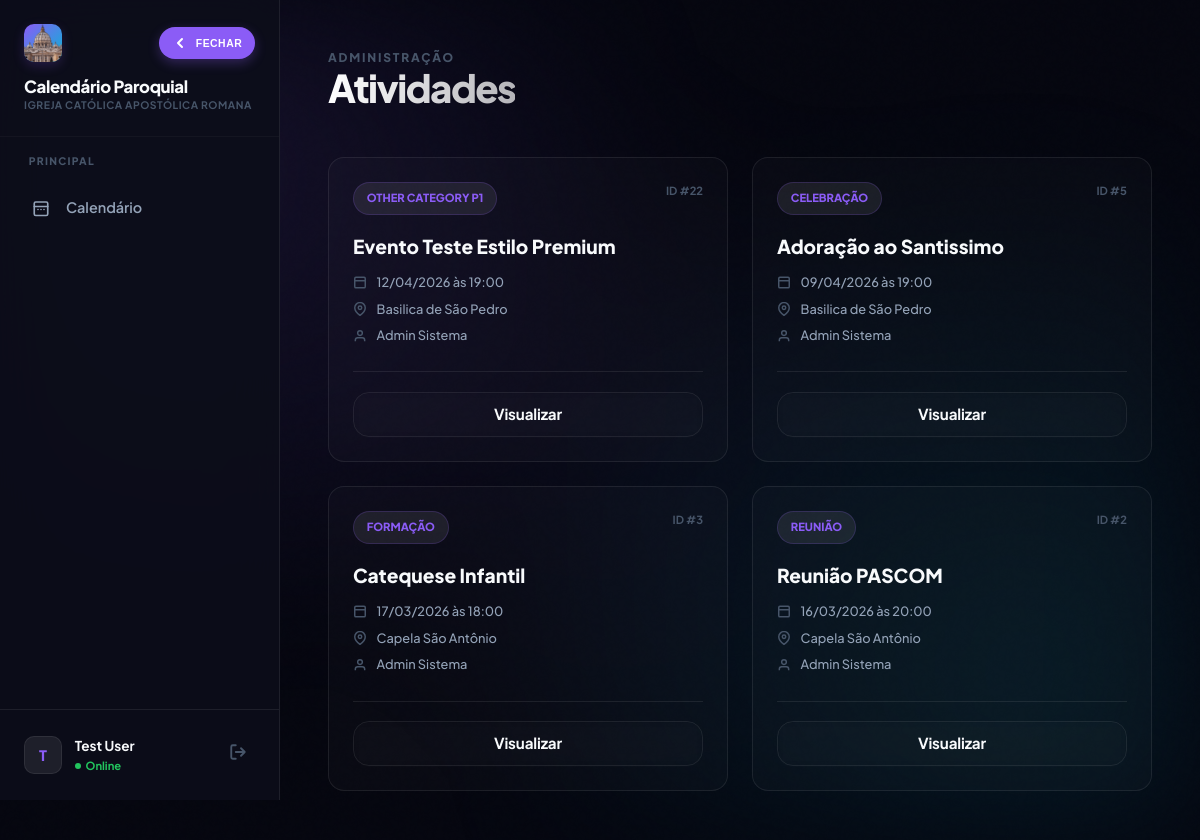
The page /atividades.php (signed in) on the database its author committed.
### tables this page shows
CREATE TABLE `paroquias` (
  `id` int(10) unsigned NOT NULL AUTO_INCREMENT,
  `nome` varchar(255) NOT NULL,
  `cidade` varchar(100) DEFAULT NULL,
  `estado` char(2) DEFAULT NULL,
  `diocese` varchar(255) DEFAULT NULL,
  `ativo` tinyint(1) DEFAULT 1,
  `data_criacao` timestamp NULL DEFAULT current_timestamp(),
  PRIMARY KEY (`id`)
);

CREATE TABLE `atividades` (
  `id` int(10) unsigned NOT NULL AUTO_INCREMENT,
  `nome` varchar(255) NOT NULL,
  `descricao` text DEFAULT NULL,
  `cor` varchar(7) DEFAULT '#3b82f6',
  `data_inicio` date NOT NULL,
  `hora_inicio` time DEFAULT NULL,
  `data_fim` date DEFAULT NULL,
  `hora_fim` time DEFAULT NULL,
  `local_id` int(10) unsigned DEFAULT NULL,
  `tipo_atividade_id` int(10) unsigned DEFAULT NULL,
  `categoria_id` int(10) unsigned DEFAULT NULL,
  `criador_id` int(10) unsigned DEFAULT NULL,
  `paroquia_id` int(10) unsigned DEFAULT NULL,
  `status` varchar(50) DEFAULT 'ativo',
  `restrito` tinyint(1) DEFAULT 0,
  `serie_key` varchar(100) DEFAULT NULL,
  `serie_frequencia` varchar(50) DEFAULT NULL,
  `serie_dias_semana` varchar(100) DEFAULT NULL,
  `serie_data_fim` date DEFAULT NULL,
  `data_criacao` timestamp NULL DEFAULT current_timestamp(),
  `ultima_atualizacao` timestamp NULL DEFAULT current_timestamp() ON UPDATE current_timestamp(),
  `is_multi_color` tinyint(1) DEFAULT 0,
  `is_flashing` tinyint(1) DEFAULT 0,
  PRIMARY KEY (`id`),
  KEY `fk_atividades_paroquia` (`paroquia_id`),
  KEY `fk_atividades_local` (`local_id`),
  KEY `fk_atividades_tipo` (`tipo_atividade_id`),
  CONSTRAINT `fk_atividades_local` FOREIGN KEY (`local_id`) REFERENCES `locais_paroquia` (`id`) ON DELETE SET NULL,
  CONSTRAINT `fk_atividades_paroquia` FOREIGN KEY (`paroquia_id`) REFERENCES `paroquias` (`id`) ON DELETE SET NULL,
  CONSTRAINT `fk_atividades_tipo` FOREIGN KEY (`tipo_atividade_id`) REFERENCES `tipos_atividade` (`id`) ON DELETE SET NULL
);

CREATE TABLE `tipos_atividade` (
  `id` int(10) unsigned NOT NULL AUTO_INCREMENT,
  `paroquia_id` int(10) unsigned DEFAULT NULL,
  `nome_tipo` varchar(100) NOT NULL,
  `cor` varchar(7) DEFAULT NULL,
  `icone` varchar(50) DEFAULT NULL,
  `descricao` text DEFAULT NULL,
  PRIMARY KEY (`id`)
);

CREATE TABLE `locais_paroquia` (
  `id` int(10) unsigned NOT NULL AUTO_INCREMENT,
  `paroquia_id` int(10) unsigned NOT NULL,
  `nome_local` varchar(255) NOT NULL,
  `descricao` text DEFAULT NULL,
  `ativo` tinyint(1) DEFAULT 1,
  `endereco` varchar(255) DEFAULT NULL,
  `telefone` varchar(20) DEFAULT NULL,
  `responsavel` varchar(100) DEFAULT NULL,
  `capacidade` int(11) DEFAULT NULL,
  PRIMARY KEY (`id`)
);

CREATE TABLE `usuarios` (
  `id` int(10) unsigned NOT NULL AUTO_INCREMENT,
  `nome` varchar(255) NOT NULL,
  `email` varchar(255) NOT NULL,
  `senha` varchar(255) NOT NULL,
  `perfil_id` int(10) unsigned DEFAULT NULL,
  `paroquia_id` int(10) unsigned DEFAULT NULL,
  `sexo` varchar(20) DEFAULT NULL,
  `telefone` varchar(20) DEFAULT NULL,
  `palavra_chave` varchar(255) DEFAULT NULL,
  `ativo` tinyint(1) DEFAULT 1,
  `perm_criar_eventos` tinyint(1) DEFAULT 0,
  `perm_editar_eventos` tinyint(1) DEFAULT 0,
  `perm_excluir_eventos` tinyint(1) DEFAULT 0,
  `perm_ver_restritos` tinyint(1) DEFAULT 0,
  `perm_cadastrar_usuario` tinyint(1) DEFAULT 0,
  `perm_admin_usuarios` tinyint(1) DEFAULT 0,
  `perm_ver_logs` tinyint(1) DEFAULT 0,
  `data_criacao` timestamp NULL DEFAULT current_timestamp(),
  `ultimo_login` timestamp NULL DEFAULT NULL,
  `data_nascimento` date DEFAULT NULL,
  `foto_perfil` varchar(255) DEFAULT NULL,
  `nivel_acesso` int(10) DEFAULT 0,
  `perfil_nome` varchar(50) DEFAULT NULL,
  `perm_ver_calendario` tinyint(1) DEFAULT 1,
  `perm_admin_sistema` tinyint(1) DEFAULT 0,
  `perm_gerenciar_catalogo` tinyint(1) DEFAULT 0,
  `perm_gerenciar_grupos` tinyint(1) DEFAULT 0,
  PRIMARY KEY (`id`),
  UNIQUE KEY `email` (`email`),
  KEY `fk_usuario_perfil` (`perfil_id`),
  KEY `fk_usuario_paroquia` (`paroquia_id`),
  CONSTRAINT `fk_usuario_paroquia` FOREIGN KEY (`paroquia_id`) REFERENCES `paroquias` (`id`) ON DELETE SET NULL,
  CONSTRAINT `fk_usuario_perfil` FOREIGN KEY (`perfil_id`) REFERENCES `perfis` (`id`) ON DELETE SET NULL
);

### config.php (called while the page is built, shortened)
<?php
function can(string $permission): bool {
    return isset($_SESSION['perms'][$permission]) && (bool)$_SESSION['perms'][$permission] === true;
}
function has_level(int $min_level): bool {
    return isset($_SESSION['usuario_nivel']) && (int)$_SESSION['usuario_nivel'] <= $min_level;
}
function h(mixed $v): string {
    return htmlspecialchars((string)($v ?? ''), ENT_QUOTES, 'UTF-8');
}
?>

### functions.php (called while the page is built, shortened)
<?php
require_once __DIR__ . '/config.php';
function formatTime(?string $time): string {
    return substr((string)$time, 0, 5);
}
function current_paroquia_id(): int {
    return (int)($_SESSION['paroquia_id'] ?? 0);
}
?>

### atividades.php (the view, shortened to what this page needs)
<?php
require_once 'functions.php';
$pid = current_paroquia_id();
$sql = "
    SELECT a.*, l.nome_local, t.nome_tipo, t.icone, u.nome as criador_nome
    FROM atividades a
    LEFT JOIN locais_paroquia l ON a.local_id = l.id
    LEFT JOIN tipos_atividade t ON a.tipo_atividade_id = t.id
    LEFT JOIN usuarios u ON a.criador_id = u.id
    WHERE a.paroquia_id = ?
      AND (a.restrito = 0 OR ? = 1 OR a.criador_id = ?)
    ORDER BY a.data_inicio DESC, a.hora_inicio DESC
";
$userId = (int)($_SESSION['usuario_id'] ?? 0);
$canVerRestritos = (int)can('ver_restritos');
$stmt = $conn->prepare($sql);
$stmt->bind_param('iii', $pid, $canVerRestritos, $userId);
$stmt->execute();
$activities = $stmt->get_result();
?>
<!DOCTYPE html>
<html lang="pt-BR">
<head>
    <link rel="stylesheet" href="style.css">
</head>
<body>
    <div class="bg-mesh"></div>
    <div class="app-shell">
        <?php include 'sidebar.php'; ?>
        <main class="main-content">
            <header class="header-stack animate-in">
                <div>
                    <p style="font-size: 0.75rem; font-weight: 800; letter-spacing: 0.15em; color: var(--text-ghost);">ADMINISTRAÇÃO</p>
                    <h1 class="gradient-text">Atividades</h1>
                </div>
            </header>
            <section class="activity-grid animate-in" style="animation-delay: 0.1s;">
                <?php if ($activities->num_rows > 0): ?>
                    <?php while ($row = $activities->fetch_assoc()):
                        $di = new DateTime($row['data_inicio']);
                    ?>
                    <article class="glass-card activity-card">
                        <div class="card-header">
                            <span class="type-badge"><?= h($row['nome_tipo'] ?: 'Evento') ?></span>
                            <div style="font-size: 0.7rem; color: var(--text-ghost); font-weight: 700;">
                                ID #<?= $row['id'] ?>
                            </div>
                        </div>
                        <div class="card-body">
                            <h3><?= h($row['nome']) ?></h3>
                            <div class="meta-item">
                                <svg width="14" height="14" viewBox="0 0 24 24" fill="none" stroke="currentColor" stroke-width="2.5"><rect width="18" height="18" x="3" y="4" rx="2"/><line x1="3" x2="21" y1="10" y2="10"/></svg>
                                <?= $di->format('d/m/Y') ?> às <?= formatTime($row['hora_inicio']) ?>
                            </div>
                            <div class="meta-item">
                                <svg width="14" height="14" viewBox="0 0 24 24" fill="none" stroke="currentColor" stroke-width="2.5"><path d="M21 10c0 7-9 13-9 13s-9-6-9-13a9 9 0 0 1 18 0z"/><circle cx="12" cy="10" r="3"/></svg>
                                <?= h($row['nome_local'] ?: 'Sem local definido') ?>
                            </div>
                            <div class="meta-item">
                                <svg width="14" height="14" viewBox="0 0 24 24" fill="none" stroke="currentColor" stroke-width="2.5"><path d="M20 21v-2a4 4 0 0 0-4-4H8a4 4 0 0 0-4 4v2"/><circle cx="12" cy="7" r="4"/></svg>
                                <?= h($row['criador_nome'] ?: 'Sistema') ?>
                            </div>
                        </div>
                        <div class="card-footer">
                            <a href="ver_atividade.php?id=<?= $row['id'] ?>" class="btn btn-ghost" style="padding: 0.6rem; flex: 1;">Visualizar</a>
                        </div>
                    </article>
                    <?php endwhile; ?>
                <?php endif; ?>
            </section>
        </main>
    </div>
</body>
</html>

### sidebar.php (shortened to what this page needs)
<?php
require_once 'config.php';
$nome = $_SESSION['usuario_nome'] ?? 'Usuário';
$initials = mb_strtoupper(mb_substr($nome, 0, 1));
$userPhoto = trim((string)($_SESSION['usuario_foto'] ?? ''));
if ($userPhoto === '') {
    $sid = (int)($_SESSION['usuario_id'] ?? 0);
    if ($sid > 0) {
        $stPhoto = $conn->prepare("SELECT foto_perfil FROM usuarios WHERE id = ? LIMIT 1");
        if ($stPhoto) {
            $stPhoto->bind_param('i', $sid);
            $stPhoto->execute();
            $rPhoto = $stPhoto->get_result()->fetch_assoc();
            $userPhoto = trim((string)($rPhoto['foto_perfil'] ?? ''));
        }
    }
}
$parish_name = 'Igreja Católica';
$pid = $_SESSION['paroquia_id'] ?? 0;
if ($pid > 0) {
    $stmt = $conn->prepare("SELECT nome FROM paroquias WHERE id = ?");
    $stmt->bind_param('i', $pid);
    $stmt->execute();
    $resParish = $stmt->get_result();
    if ($resParish && $resParish->num_rows > 0) {
        $parish_name = $resParish->fetch_assoc()['nome'];
    }
}
$all_parishes = [];
$current_page = basename($_SERVER['PHP_SELF']);
function is_active(string $page): string {
    global $current_page;
    return ($current_page === $page) ? 'nav-item active' : 'nav-item';
}
?>
<aside class="sidebar" id="mainSidebar">
    <div class="sidebar-header">
        <div class="header-top">
            <div class="brand-logo">
                <?php
                $icon_path = "img/paroquia_{$pid}.png";
                if ($pid > 0 && file_exists(__DIR__ . '/' . $icon_path)):
                ?>
                    <img src="<?= $icon_path ?>?v=<?= time() ?>" alt="Paróquia" style="width: 100%; height: 100%; border-radius: 10px; object-fit: cover;">
                <?php else: ?>
                    <svg width="22" height="22" viewBox="0 0 24 24" fill="none" stroke="#fff" stroke-width="2.5" stroke-linecap="round" stroke-linejoin="round"><path d="M21 15a2 2 0 0 1-2 2H7l-4 4V5a2 2 0 0 1 2-2h14a2 2 0 0 1 2 2z"/></svg>
                <?php endif; ?>
            </div>
            <button type="button" class="desktop-toggle hide-on-mobile" onclick="toggleDesktopSidebar()" title="Alternar menu">
                <svg width="16" height="16" viewBox="0 0 24 24" fill="none" stroke="currentColor" stroke-width="3" stroke-linecap="round" stroke-linejoin="round" class="toggle-icon"><polyline points="15 18 9 12 15 6"></polyline></svg>
                <span class="toggle-text">FECHAR</span>
            </button>
        </div>
        <div class="brand-details">
            <span class="brand-text">Calendário Paroquial</span>
            <?php if (count($all_parishes) > 1): ?>
                <select class="brand-sub-select" onchange="window.location.href='select_paroquia.php?id='+this.value">
                    <?php if ($pid == 0): ?><option value="0" selected>Selecionar...</option><?php endif; ?>
                    <?php foreach($all_parishes as $p): ?>
                        <option value="<?= $p['id'] ?>" <?= $p['id'] == $pid ? 'selected' : '' ?>><?= h($p['nome']) ?></option>
                    <?php endforeach; ?>
                </select>
            <?php else: ?>
                <span class="brand-sub"><?= h($parish_name) ?></span>
            <?php endif; ?>
        </div>
    </div>
    <nav class="sidebar-nav">
        <div class="nav-group">
            <span class="nav-label">Principal</span>
            <a href="index.php" class="<?= is_active('index.php') ?>">
                <svg width="18" height="18" viewBox="0 0 24 24" fill="none" stroke="currentColor" stroke-width="2.2" stroke-linecap="round" stroke-linejoin="round"><rect width="18" height="18" x="3" y="4" rx="2"/><line x1="3" x2="21" y1="10" y2="10"/><path d="M8 14h.01M12 14h.01M16 14h.01"/></svg>
                <span>Calendário</span>
            </a>
        </div>
    </nav>
    <div class="sidebar-footer">
        <div class="user-info">
            <div class="user-avatar">
                <?php if ($userPhoto !== '' && file_exists(__DIR__ . '/' . $userPhoto)): ?>
                    <img src="<?= h($userPhoto) ?>?v=<?= time() ?>" alt="Perfil">
                <?php else: ?>
                    <?= h($initials) ?>
                <?php endif; ?>
            </div>
            <div class="user-details">
                <span class="user-name"><?= h($nome) ?></span>
                <span class="user-status">Online</span>
            </div>
        </div>
        <a href="logout.php" class="logout-btn" title="Sair do Sistema">
            <svg width="18" height="18" viewBox="0 0 24 24" fill="none" stroke="currentColor" stroke-width="2.5" stroke-linecap="round" stroke-linejoin="round"><path d="M9 21H5a2 2 0 0 1-2-2V5a2 2 0 0 1 2-2h4M16 17l5-5-5-5M21 12H9"/></svg>
        </a>
    </div>
</aside>

### rows shown on the page
paroquias: nome "IGREJA CATÓLICA APOSTÓLICA ROMANA"
atividades: tipo_atividade.nome_tipo "OTHER CATEGORY P1", id "22", nome "Evento Teste Estilo Premium", data_inicio "12/04/2026", hora_inicio "19:00", local.nome_local "Basilica de São Pedro", usuarios.nome "Admin Sistema"
atividades: tipo_atividade.nome_tipo "CELEBRAÇÃO", id "5", nome "Adoração ao Santissimo", data_inicio "09/04/2026", hora_inicio "19:00", local.nome_local "Basilica de São Pedro", usuarios.nome "Admin Sistema"
atividades: tipo_atividade.nome_tipo "FORMAÇÃO", id "3", nome "Catequese Infantil", data_inicio "17/03/2026", hora_inicio "18:00", local.nome_local "Capela São Antônio", usuarios.nome "Admin Sistema"
atividades: tipo_atividade.nome_tipo "REUNIÃO", id "2", nome "Reunião PASCOM", data_inicio "16/03/2026", hora_inicio "20:00", local.nome_local "Capela São Antônio", usuarios.nome "Admin Sistema"

### other values the page prints
$initials "T"
$nome "Test User"
